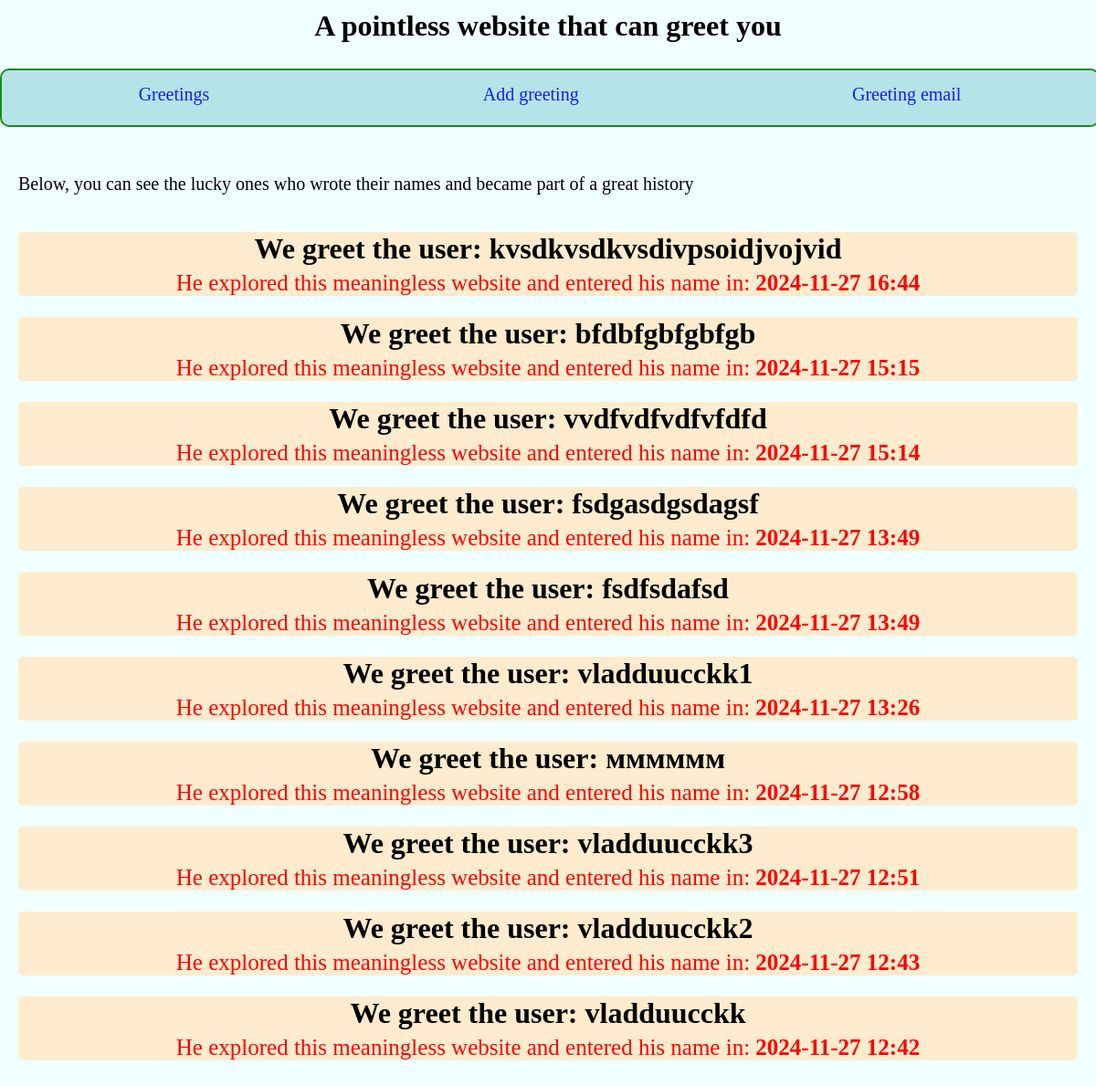
The page / on the database its author committed.
### greetings/models.py (models this page shows, shortened)
class Researcher(models.Model):
    name = models.CharField(max_length=100, unique=True)
    joined_in = models.DateTimeField(auto_now_add=True)

### greetings/views.py (the view)
# urls.py: path('', views.greetings_home, name='greetings-home'),
def greetings_home(request):
    data = Researcher.objects.order_by('-joined_in')
    return render(request, 'home.html', context={'data': data})

### templates/home.html (shortened to what this page needs)
{% extends 'base.html' %}
{% block content %}
<p>Below, you can see the lucky ones who wrote their names and became part of a great history</p>
    <br><br>
    {% for items in data %}
        <div class="greeting-user-div">
        <h1>We greet the user: {{ items.name }}</h1>
            <p class="greeting-user-p">He explored this meaningless website and entered his name in: <b>{{ items.joined_in|date:"Y-m-d H:i" }}</b></p>
        </div><br>
    {% endfor %}
{% endblock %}

### templates/base.html (shortened to what this page needs)
{% load static %}
<!DOCTYPE html>
<html lang="en">
<head>
    <link type="text/css" rel="stylesheet" href="{% static 'css/main.css' %}">
</head>
<body>
<h1>A pointless website that can greet you</h1>
<br>
<header>
    <nav>
        <a href="{% url 'greetings-home' %}">Greetings</a>
        <a href="{% url 'greeting-add' %}">Add greeting</a>
        <a href="{% url 'greeting-email' %}">Greeting email</a>
    </nav>
</header>
<br><br><br><br><br>
<div id="content">
    {% block content %} {% endblock %}
</div>
</body>
</html>

### static/css/main.css (style rules this page uses)
* { margin: 0; margin-top: 5px; }
body { background-color: azure; }
h1 { text-align: center; }
a { font-size: 20px; text-decoration-line: none; color: blue; }
nav { position: fixed; display: flex; background-color: powderblue; border-radius: 10px; width: 100%; height: 50px; z-index: 100000; opacity: 0.9; border-color: green; border-style: solid; border-width: 2px; justify-content: space-around; padding-top: 10px; }
#content { padding: 20px; }
p { font-size: 20px; }
.greeting-user-p { text-align: center; color: red; font-size: 25px; }
.greeting-user-div { background-color: blanchedalmond; border-radius: 5px; }

### rows shown on the page
Researcher: name "kvsdkvsdkvsdivpsoidjvojvid", joined_in "2024-11-27 16:44"
Researcher: name "bfdbfgbfgbfgb", joined_in "2024-11-27 15:15"
Researcher: name "vvdfvdfvdfvfdfd", joined_in "2024-11-27 15:14"
Researcher: name "fsdgasdgsdagsf", joined_in "2024-11-27 13:49"
Researcher: name "fsdfsdafsd", joined_in "2024-11-27 13:49"
Researcher: name "vladduucckk1", joined_in "2024-11-27 13:26"
Researcher: name "мммммм", joined_in "2024-11-27 12:58"
Researcher: name "vladduucckk3", joined_in "2024-11-27 12:51"
Researcher: name "vladduucckk2", joined_in "2024-11-27 12:43"
Researcher: name "vladduucckk", joined_in "2024-11-27 12:42"
